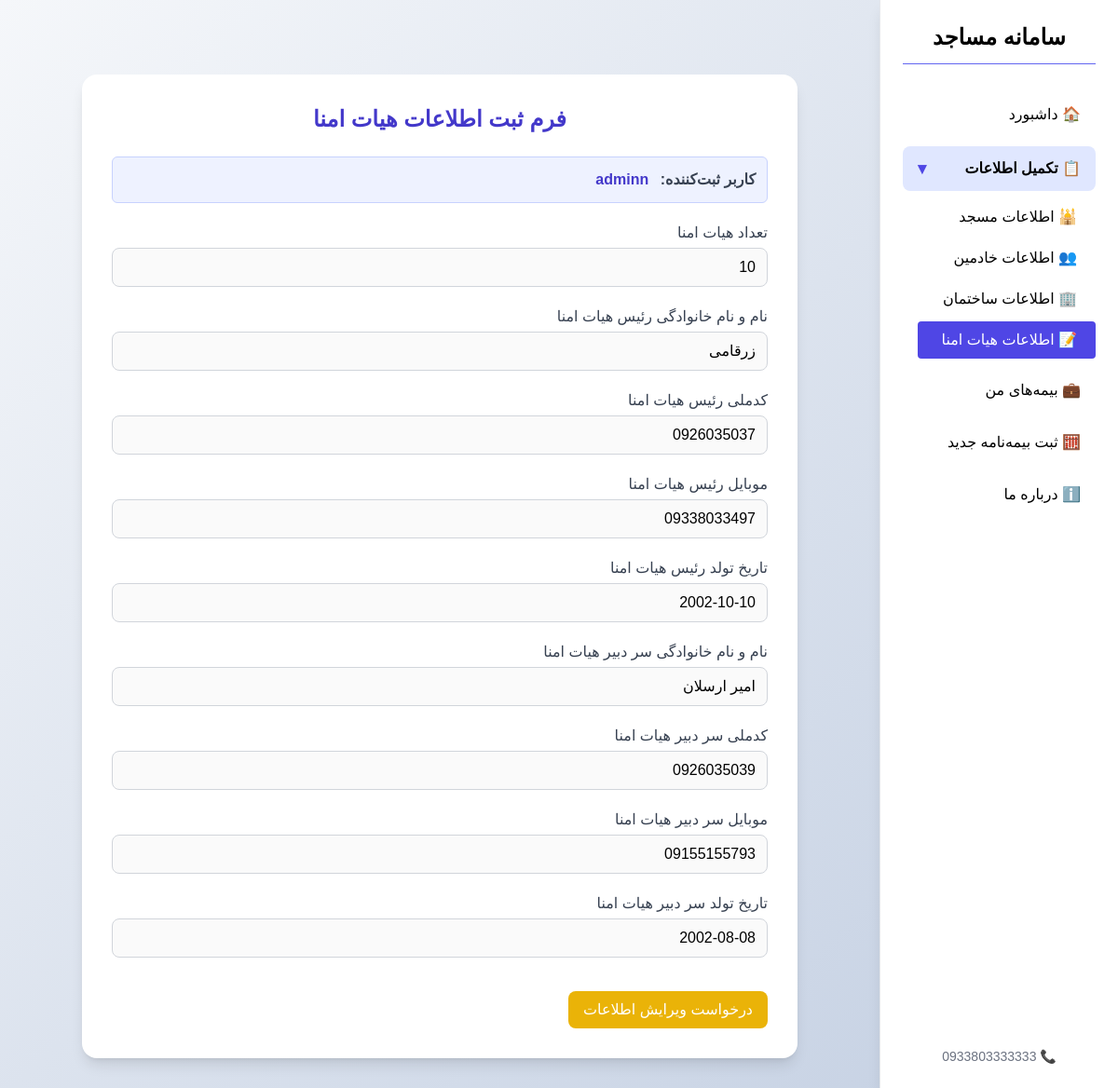
The page /account/boardform/ (signed in) on the database its author committed.
### forms/models.py (models this page shows, shortened)
class Signup(models.Model):
    username=models.CharField(max_length=20,verbose_name="نام کاربری",unique=True)
    password=models.CharField(max_length=200,verbose_name="رمز عبور")
    email=models.EmailField(verbose_name="ایمیل",unique=True)
    class Meta:
        verbose_name="کاربران"

class TrusteesBoard(models.Model):
    registration=models.ForeignKey(MainRegistration,on_delete=models.CASCADE,related_name="TrusteesBoard")
    number_TrusteesBoard=models.IntegerField(validators=[MinValueValidator(1),MaxValueValidator(15)],verbose_name=" هیات امنا")
    boss_fullname=models.CharField(verbose_name="نام و نام خانوادگی رئیس هیات امنا")
    boss_nationalcode=models.CharField(max_length=10,verbose_name="کد ملی رئیس هیات امنا")
    boss_phone=models.CharField(max_length=11,verbose_name="تلفن همراه رئیس هیات امنا")
    boss_birthday=models.DateField(verbose_name="تاریخ تولد رئیس هیات امنا")
    secretary_fullname=models.CharField(verbose_name="نام و نام خانوادگی دبیر هیاامنا")
    secretary_nationalcode=models.CharField(max_length=10,verbose_name="کد ملی دبیر هیات امنا")
    secretary_phone=models.CharField(max_length=11,verbose_name="تل همراه دبیر هیات امنا")
    secretary_birthday=models.DateField(verbose_name="تاریخ تولد دبیر هیات امنا")
    class Meta:
        verbose_name="هیات امنا"

### forms/views.py (the view)
@custom_login_required
def trusteesboard_view(request):
    signup = get_signup_from_session(request)
    main_reg = MainRegistration.objects.filter(registration=signup).first()
    if not main_reg:
        messages.error(request, "ابتدا فرم اطلاعات اصلی مسجد را تکمیل کنید.")
        return redirect('/account/mainform/')  # مسیر فرم مسجد
    editing = request.GET.get("edit") == "true"
    if request.method == 'POST':
        data = TrusteesBoard.objects.filter(registration=main_reg).first()
        form = TrusteesBoard_form(request.POST, instance=data)
        if form.is_valid():
            trustees = form.save(commit=False)
            trustees.registration = main_reg
            trustees.save()
            messages.success(request, "اطلاعات هیات امنا ذخیره شد ✅")
            return redirect('/')
    else:
        data = TrusteesBoard.objects.filter(registration=main_reg).first()
        form = TrusteesBoard_form(instance=data)
        if not editing:
            for field in form.fields.values():
                field.widget.attrs['disabled'] = 'disabled'
    return render(request, 'boardform.html', {
        'form': form,
        'signup': signup,
        'editing': editing
    })

### forms/forms.py
class TrusteesBoard_form(StyledModelForm):
    class Meta:
        model=TrusteesBoard
        fields=['number_TrusteesBoard','boss_fullname','boss_nationalcode','boss_phone','boss_birthday','secretary_fullname','secretary_nationalcode','secretary_phone','secretary_birthday']
        labels={'number_TrusteesBoard':"تعداد هیات امنا",
                'boss_fullname':"نام و نام خانوادگی رئیس هیات امنا",
                'boss_nationalcode':"کدملی رئیس هیات امنا",
                'boss_phone':"موبایل رئیس هیات امنا",
                'boss_birthday':"تاریخ تولد رئیس هیات امنا",
                'secretary_fullname':"نام و نام خانوادگی سر دبیر هیات امنا",
                'secretary_nationalcode':"کدملی سر دبیر هیات امنا",
                'secretary_phone':"موبایل سر دبیر هیات امنا",
                'secretary_birthday':"تاریخ تولد سر دبیر هیات امنا",
                }

### forms/views.py (called while the page is built)
def get_signup_from_session(request): #get username
    user=request.session.get('username')
    if user:
        try:
            signup=Signup.objects.filter(username=user).first()
        except Signup.DoesNotExist:
            messages.warning(request,"کاربری شما یافت نشد، لطفا دوباره وارد شوید")
            return None
    else:
        messages.warning(request,"ابتدا وارد شوید!")
        return None
    return signup

### forms/templates/boardform.html (shortened to what this page needs)
{% extends "base.html" %}
{% load static %}
{% block content %}
<body class="bg-slate-100 min-h-screen flex items-center justify-center">
  <div class="w-full max-w-3xl bg-white rounded-2xl shadow-lg p-8 mx-auto mt-12">
    <h2 class="text-2xl font-bold text-center text-indigo-700 mb-6">فرم ثبت اطلاعات هیات امنا</h2>
    {% if signup %}
      <div class="bg-indigo-50 p-3 rounded-md text-gray-700 border border-indigo-200 mb-4">
        <strong>کاربر ثبت‌کننده:</strong>
        <span class="text-indigo-700 font-semibold mr-2">{{ signup.username }}</span>
      </div>
    {% endif %}
    <form method="post" class="space-y-5">
{% for field in form %}
  <div>
    <label class="block text-gray-700 mb-1" for="{{ field.id_for_label }}">{{ field.label }}</label>
    {{ field }}
  </div>
{% endfor %}
<div class="pt-4 flex justify-between items-center">
  {% if not editing %}
    <a href="?edit=true" class="bg-yellow-500 text-white py-2 px-4 rounded-lg hover:bg-yellow-600 transition-all">
      درخواست ویرایش اطلاعات
    </a>
  {% endif %}
    </div>
  </form>
</div>
</body>
{% endblock %}

### bimemasajed1/static/css/style.css (style rules this page uses)
body { font-family: 'Vazirmatn', sans-serif; background: linear-gradient(135deg, #f5f7fa 0%, #c3cfe2 100%); min-height: 100vh; }

### rows shown on the page
Signup: username "adminn"
TrusteesBoard: form "10" "زرقامی" "0926035037" "09338033497" "2002-10-10" "امیر ارسلان" "0926035039" "09155155793" "2002-08-08"

### other values the page prints
{{ field.label }} "تعداد هیات امنا" "نام و نام خانوادگی رئیس هیات امنا" "کدملی رئیس هیات امنا" "موبایل رئیس هیات امنا" "تاریخ تولد رئیس هیات امنا" "نام و نام خانوادگی سر دبیر هیات امنا" "کدملی سر دبیر هیات امنا" "موبایل سر دبیر هیات امنا" "تاریخ تولد سر دبیر هیات امنا"
